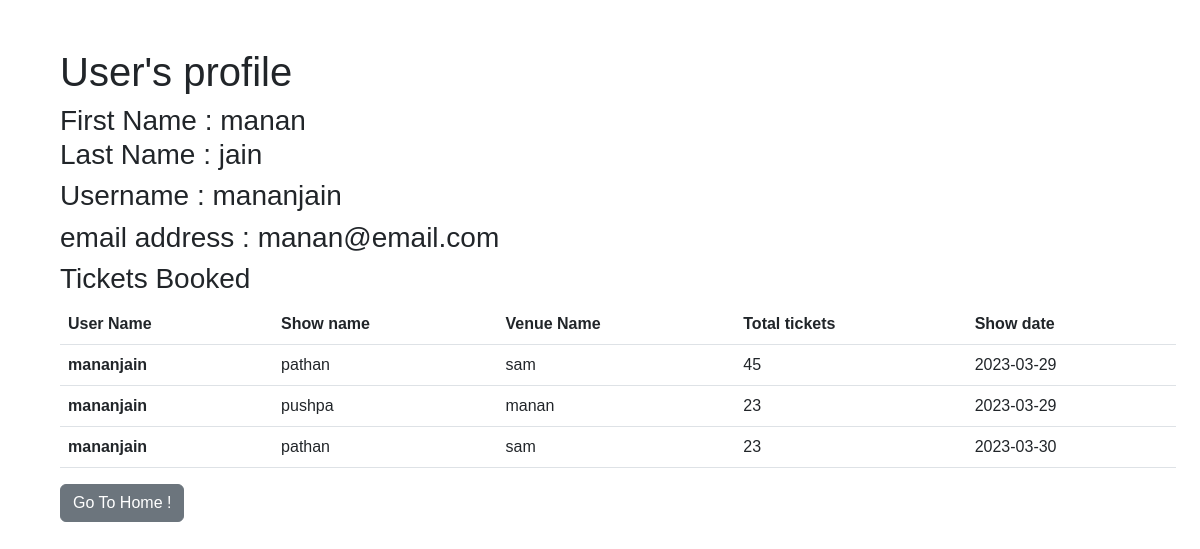
/user_profile (signed in), run on an earlier commit of the app's database.
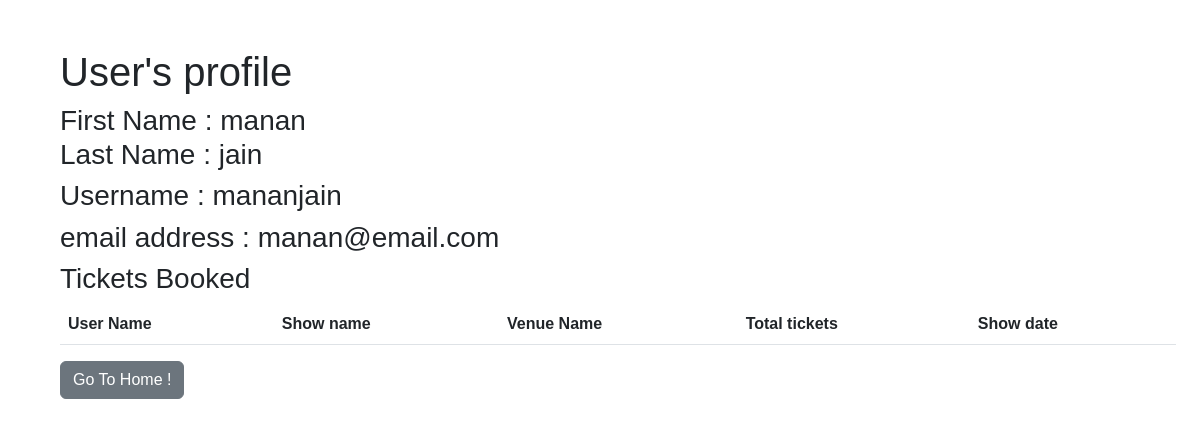
And on a later commit of the database.
### app/models/models.py (models this page shows, shortened)
class TicketsBooked(db.Model):
    __tablename__ = "ticket_booked"
    booking_id = db.Column(db.Integer, primary_key=True, autoincrement=True)
    username = db.Column(db.String, db.ForeignKey(
        'user.username'), nullable=False)
    showname = db.Column(db.String, db.ForeignKey(
        'shows.show_name'), nullable=False)
    venuename = db.Column(db.String, db.ForeignKey(
        'venues.venue_name'), nullable=False)
    totalticket = db.Column(db.Integer, nullable=False)
    reservation_date = db.Column(DATE(storage_format="%(day)02d/%(month)02d/%(year)04d",
                                      regexp=re.compile("(?P<day>\d+)/(?P<month>\d+)/(?P<year>\d+)")))
    venue = db.relationship(
        'Venues', backref=db.backref('ticket_booked', lazy=True))
    show = db.relationship(
        'Shows', backref=db.backref('ticket_booked', lazy=True))
    user = db.relationship(
        'User', backref=db.backref('ticket_booked', lazy=True))

### app/controllers/users/controllers.py (the view)
@controllers.route("/user_profile", methods=['GET', 'POST'])
@login_required
def get_user_profile():
    userdata = {
        "username": current_user.username,
        "first_name": current_user.first_name,
        "last_name": current_user.last_name,
        "email": current_user.email
    }
    tickets_booked = TicketsBooked.query.filter_by(username=current_user.username)
    return render_template("user/login_n_signup/user_profile.html.jinja2", user=userdata, tickets_booked=tickets_booked)

### app/controllers/auth.py (called while the page is built)
@login_manager.user_loader
def load_user(user_id):
    return User.query.get(int(user_id))

### app/templates/user/login_n_signup/user_profile.html.jinja2
{% extends "user/base.html.jinja2" %}
{% block content %}
    <div class="container m-5">
        <h1>User's profile</h1>
        <h3>
            First Name : {{user.first_name}}
            <br />
            Last Name : {{user.last_name}}
        </h3>
        <h3>
            Username : {{user.username}}
        </h3>
        <h3>
            email address : {{user.email}}
        </h3>
        <h3>
            Tickets Booked
        </h3>
        <div>
            <table class="table">
            <thead>
                <tr>
                    <th scope="col">User Name</th>
                    <th scope="col">Show name</th>
                    <th scope="col">Venue Name</th>
                    <th scope="col">Total tickets</th>
                    <th scope="col">Show date</th>
                </tr>
            </thead>
            <tbody>
                {% for booking in tickets_booked %}
                <tr>
                    <th scope="row">{{booking.username}}</th>
                    <td>{{booking.showname}}</td>
                    <td>{{booking.venuename}}</td>
                    <td>{{booking.totalticket}}</td>
                    <td>{{booking.reservation_date}}</td>
                </tr>
                {% endfor %}
            </tbody>
        </table>
        </div>
        <a href="/" class="btn btn-secondary">Go To Home !</a>
    </div>
{% endblock content %}

What changed in the data, as far as the page shows it:
no longer on this page (row edited): TicketsBooked: username "mananjain", showname "pathan", venuename "sam", totalticket "45", reservation_date "2023-03-29"
removed TicketsBooked: username "mananjain", showname "pushpa", venuename "manan", totalticket "23", reservation_date "2023-03-29"
removed TicketsBooked: username "mananjain", showname "pathan", venuename "sam", totalticket "23", reservation_date "2023-03-30"
